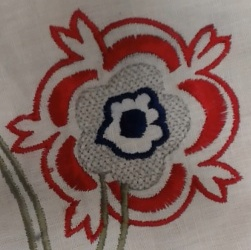
#> input picture Feature Matching/Feature matching/1.jpg, 251 x 250 px
$ python Subtractor6.py
#> lines starting #> are read from the running program, lines starting #| are printed output that depends on the picture; after the words box and inside, x2 and y2 are one past the last pixel; in counts of white or black regions, pixels touching at a corner belong together
import cv2
import numpy as np
import pandas as pd
from PIL import Image
#import op

def findpoints(l):
    l=list(l)
    x=[]
    for i in range(len(l)):
        for j in range(len(l[i])):
            if((l[i][j]==255)or(l[i][j]==1)):
                x.append([i,j])
    return x

def find(l):
    for i in range(len(l)):
        for j in range(len(l[i])):
            if(l[i][j]>=50):
                l[i][j]=255
    return l

def mean(l):
    mx=0
    my=0
    n=len(l)
    for i in l:
        mx+=i[0]
        my+=i[1]


    return (int(mx/n),int(my/n),n)


img1 = cv2.imread("1.jpg")
#> img1 is the input picture: shape (250, 251, 3); mean B, G, R 97, 101.7, 127.2
img2 = cv2.imread("2.jpg")
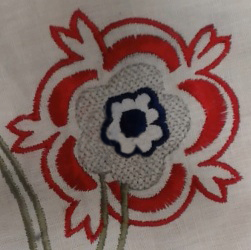
#> input picture Feature Matching/Feature matching/2.jpg, 251 x 250 px
#> img2 is the input picture: shape (250, 251, 3); mean B, G, R 97.1, 101.9, 127.4

w=250
h=300

while(1):
    img1b = cv2.Canny(img1,w,h)
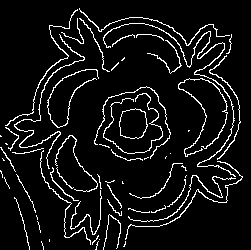
#> img1b: shape (250, 251); 7.5% white in thin lines or dots
    img2b = cv2.Canny(img2,w,h)
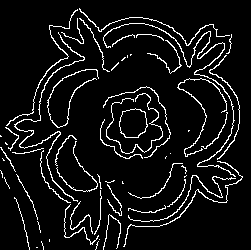
#> img2b: shape (250, 251); 7.5% white in thin lines or dots

    img3 =img1b-img2b
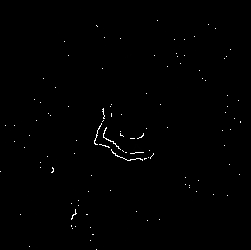
#> img3: shape (250, 251); min 0, max 255, mean 1.3
    img3=cv2.GaussianBlur(img3,(9,9),cv2.BORDER_DEFAULT)
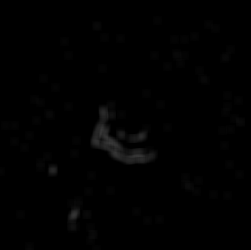
#> img3: shape (250, 251); min 0, max 56, mean 1.3
    img3=find(np.array(img3))
    cv2.imshow("match",img3)
    k = cv2.waitKey(1) & 0xFF
#> (key Esc is pressed here)
    if k == 27:
        break
    elif k == 43:
        w+=1

    elif k == 45:
        w-=1

    elif k == 42:
        h+=1

    elif k == 47:
        h-=1
print(w)
print(h)
#print(np.array(img3))
np.savetxt("value.csv",np.array(img3),delimiter=",")
f = pd.read_csv("value.csv")
dup=np.array(img3)
l=findpoints(dup)
#> in findpoints, `l=list(l)`: l = 250 items
#> after the loop in findpoints, `for i in range(len(l)):`: x = 74 pairs, first value 127 to 215, second value 73 to 141
#> l has the same summary as x in findpoints
#print(l)
x,y,n=mean(l)
#> in mean, `n=len(l)`: n = 74
#> the loop in mean, `for i in l:` made 74 passes
#> (i, mx, my) on passes 2 to 13: ([128, 101], 255, 203), ([129, 101], 384, 304), ([129, 102], 513, 406), ([130, 100], 643, 506), ([130, 101], 773, 607), ([130, 102], 903, 709), ([131, 100], 1034, 809), ([131, 101], 1165, 910), ([132, 100], 1297, 1010), ([132, 101], 1429, 1111), ([133, 100], 1562, 1211), ([133, 101], 1695, 1312)
#> (mx, my) on pass 1: (127, 102)
#> after the loop in mean, `for i in l:`: mx = 10993; my = 8309
#> x = 148; y = 112; n = 74
cv2.circle(img1,(y,x),int(n/2),(0,0,125),2)
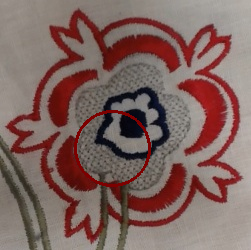
#> img1: shape (250, 251, 3); 1.12% of pixels changed, all inside (x1, y1, x2, y2) = (74, 110, 151, 187)
cv2.imshow("match",img1)
